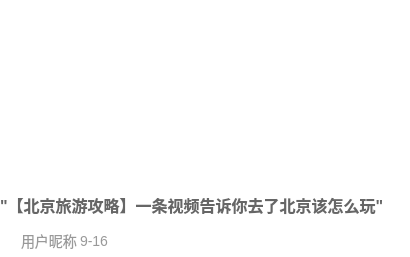
<?xml version="1.0" encoding="UTF-8"?>
<ui version="4.0">
 <class>VideoBox</class>
 <widget class="QWidget" name="VideoBox">
  <property name="enabled">
   <bool>true</bool>
  </property>
  <property name="geometry">
   <rect>
    <x>0</x>
    <y>0</y>
    <width>410</width>
    <height>257</height>
   </rect>
  </property>
  <property name="minimumSize">
   <size>
    <width>290</width>
    <height>257</height>
   </size>
  </property>
  <property name="maximumSize">
   <size>
    <width>410</width>
    <height>257</height>
   </size>
  </property>
  <property name="windowTitle">
   <string>Form</string>
  </property>
  <property name="styleSheet">
   <string notr="true">#VideoBox
{
 background-color:#FFFFFF;
}
</string>
  </property>
  <layout class="QVBoxLayout" name="verticalLayout">
   <property name="spacing">
    <number>0</number>
   </property>
   <property name="leftMargin">
    <number>0</number>
   </property>
   <property name="topMargin">
    <number>0</number>
   </property>
   <property name="rightMargin">
    <number>0</number>
   </property>
   <property name="bottomMargin">
    <number>0</number>
   </property>
   <item>
    <widget class="QWidget" name="imageBox" native="true">
     <property name="enabled">
      <bool>true</bool>
     </property>
     <property name="minimumSize">
      <size>
       <width>310</width>
       <height>174</height>
      </size>
     </property>
     <property name="maximumSize">
      <size>
       <width>249</width>
       <height>174</height>
      </size>
     </property>
     <property name="styleSheet">
      <string notr="true">#imageBox
{
 border-image:url(:/images/homePage/videoImage.png);
}
QLabel{
 color : #FFFFFF;
 border : none;
 font-size : 14px;
 font-family : 微软雅⿊;
}</string>
     </property>
     <layout class="QVBoxLayout" name="verticalLayout_2">
      <property name="spacing">
       <number>0</number>
      </property>
      <property name="leftMargin">
       <number>0</number>
      </property>
      <property name="topMargin">
       <number>12</number>
      </property>
      <property name="rightMargin">
       <number>0</number>
      </property>
      <property name="bottomMargin">
       <number>0</number>
      </property>
      <item>
       <spacer name="verticalSpacer">
        <property name="orientation">
         <enum>Qt::Orientation::Vertical</enum>
        </property>
        <property name="sizeHint" stdset="0">
         <size>
          <width>20</width>
          <height>113</height>
         </size>
        </property>
       </spacer>
      </item>
      <item>
       <widget class="QWidget" name="videoInfoBox" native="true">
        <property name="minimumSize">
         <size>
          <width>0</width>
          <height>46</height>
         </size>
        </property>
        <property name="maximumSize">
         <size>
          <width>16777215</width>
          <height>46</height>
         </size>
        </property>
        <layout class="QHBoxLayout" name="horizontalLayout">
         <property name="spacing">
          <number>0</number>
         </property>
         <property name="leftMargin">
          <number>0</number>
         </property>
         <property name="topMargin">
          <number>0</number>
         </property>
         <property name="rightMargin">
          <number>0</number>
         </property>
         <property name="bottomMargin">
          <number>0</number>
         </property>
         <item>
          <widget class="QWidget" name="playBox" native="true">
           <property name="minimumSize">
            <size>
             <width>100</width>
             <height>0</height>
            </size>
           </property>
           <property name="maximumSize">
            <size>
             <width>100</width>
             <height>16777215</height>
            </size>
           </property>
           <layout class="QHBoxLayout" name="horizontalLayout_2">
            <property name="spacing">
             <number>6</number>
            </property>
            <property name="leftMargin">
             <number>16</number>
            </property>
            <property name="topMargin">
             <number>0</number>
            </property>
            <property name="rightMargin">
             <number>0</number>
            </property>
            <property name="bottomMargin">
             <number>0</number>
            </property>
            <item>
             <widget class="QLabel" name="playLabel">
              <property name="minimumSize">
               <size>
                <width>20</width>
                <height>20</height>
               </size>
              </property>
              <property name="maximumSize">
               <size>
                <width>20</width>
                <height>20</height>
               </size>
              </property>
              <property name="styleSheet">
               <string notr="true">#playLabel{
 border-image : url(&quot;:/images/homePage/bofang.png&quot;)
}
</string>
              </property>
              <property name="text">
               <string/>
              </property>
             </widget>
            </item>
            <item>
             <widget class="QLabel" name="playNum">
              <property name="text">
               <string>26.1万</string>
              </property>
             </widget>
            </item>
           </layout>
          </widget>
         </item>
         <item>
          <widget class="QWidget" name="likeBox" native="true">
           <property name="minimumSize">
            <size>
             <width>100</width>
             <height>0</height>
            </size>
           </property>
           <property name="maximumSize">
            <size>
             <width>100</width>
             <height>16777215</height>
            </size>
           </property>
           <layout class="QHBoxLayout" name="horizontalLayout_3">
            <property name="spacing">
             <number>6</number>
            </property>
            <property name="leftMargin">
             <number>0</number>
            </property>
            <property name="topMargin">
             <number>0</number>
            </property>
            <property name="rightMargin">
             <number>0</number>
            </property>
            <property name="bottomMargin">
             <number>0</number>
            </property>
            <item>
             <widget class="QLabel" name="likeImage">
              <property name="minimumSize">
               <size>
                <width>20</width>
                <height>20</height>
               </size>
              </property>
              <property name="maximumSize">
               <size>
                <width>20</width>
                <height>20</height>
               </size>
              </property>
              <property name="styleSheet">
               <string notr="true">#likeImage{
 border-image : url(&quot;:/images/homePage/dainzan.png&quot;);
}
</string>
              </property>
              <property name="text">
               <string/>
              </property>
             </widget>
            </item>
            <item>
             <widget class="QLabel" name="likeNum">
              <property name="text">
               <string>1226</string>
              </property>
             </widget>
            </item>
           </layout>
          </widget>
         </item>
         <item>
          <widget class="QWidget" name="timeBox" native="true">
           <layout class="QHBoxLayout" name="horizontalLayout_4">
            <property name="spacing">
             <number>0</number>
            </property>
            <property name="leftMargin">
             <number>0</number>
            </property>
            <property name="topMargin">
             <number>0</number>
            </property>
            <property name="rightMargin">
             <number>12</number>
            </property>
            <property name="bottomMargin">
             <number>0</number>
            </property>
            <item>
             <spacer name="horizontalSpacer">
              <property name="orientation">
               <enum>Qt::Orientation::Horizontal</enum>
              </property>
              <property name="sizeHint" stdset="0">
               <size>
                <width>58</width>
                <height>20</height>
               </size>
              </property>
             </spacer>
            </item>
            <item>
             <widget class="QLabel" name="videoDuration">
              <property name="text">
               <string>25:52</string>
              </property>
             </widget>
            </item>
           </layout>
          </widget>
         </item>
        </layout>
       </widget>
      </item>
     </layout>
    </widget>
   </item>
   <item>
    <widget class="QWidget" name="videoTitleBox" native="true">
     <property name="minimumSize">
      <size>
       <width>0</width>
       <height>42</height>
      </size>
     </property>
     <property name="maximumSize">
      <size>
       <width>16777215</width>
       <height>42</height>
      </size>
     </property>
     <layout class="QHBoxLayout" name="horizontalLayout_5">
      <property name="spacing">
       <number>0</number>
      </property>
      <property name="leftMargin">
       <number>0</number>
      </property>
      <property name="topMargin">
       <number>0</number>
      </property>
      <property name="rightMargin">
       <number>6</number>
      </property>
      <property name="bottomMargin">
       <number>0</number>
      </property>
      <item>
       <widget class="QLabel" name="videoTitle">
        <property name="styleSheet">
         <string notr="true">#videoTitle{
 color : #666666;
 font-weight : bold;
 font-size : 16px;
 font-family : 微软雅⿊;
}
</string>
        </property>
        <property name="text">
         <string>&quot;【北京旅游攻略】⼀条视频告诉你去了北京该怎么玩&quot;</string>
        </property>
       </widget>
      </item>
     </layout>
    </widget>
   </item>
   <item>
    <widget class="QWidget" name="userBox" native="true">
     <property name="minimumSize">
      <size>
       <width>0</width>
       <height>19</height>
      </size>
     </property>
     <property name="maximumSize">
      <size>
       <width>16777215</width>
       <height>19</height>
      </size>
     </property>
     <property name="styleSheet">
      <string notr="true">QLabel{
 color : #999999;
 font-size : 14px;
 font-family : 微软雅⿊;
}
</string>
     </property>
     <layout class="QHBoxLayout" name="horizontalLayout_6">
      <property name="spacing">
       <number>3</number>
      </property>
      <property name="leftMargin">
       <number>0</number>
      </property>
      <property name="topMargin">
       <number>0</number>
      </property>
      <property name="rightMargin">
       <number>0</number>
      </property>
      <property name="bottomMargin">
       <number>0</number>
      </property>
      <item>
       <widget class="QLabel" name="userIcon">
        <property name="minimumSize">
         <size>
          <width>18</width>
          <height>18</height>
         </size>
        </property>
        <property name="maximumSize">
         <size>
          <width>18</width>
          <height>18</height>
         </size>
        </property>
        <property name="styleSheet">
         <string notr="true">#userIcon{
 border-image: url(&quot;:/images/homePage/touxiang.png&quot;);
}
</string>
        </property>
        <property name="text">
         <string/>
        </property>
       </widget>
      </item>
      <item>
       <widget class="QLabel" name="userNikeName">
        <property name="text">
         <string>用户昵称</string>
        </property>
       </widget>
      </item>
      <item>
       <widget class="QLabel" name="loadUpTime">
        <property name="text">
         <string>9-16</string>
        </property>
       </widget>
      </item>
      <item>
       <spacer name="horizontalSpacer_2">
        <property name="orientation">
         <enum>Qt::Orientation::Horizontal</enum>
        </property>
        <property name="sizeHint" stdset="0">
         <size>
          <width>268</width>
          <height>16</height>
         </size>
        </property>
       </spacer>
      </item>
      <item>
       <widget class="QPushButton" name="delVideoBtn">
        <property name="minimumSize">
         <size>
          <width>24</width>
          <height>24</height>
         </size>
        </property>
        <property name="maximumSize">
         <size>
          <width>24</width>
          <height>24</height>
         </size>
        </property>
        <property name="styleSheet">
         <string notr="true">#delVideoBtn 
{ 
 border:none;
 background:transparent; 
 border-image:url(:/images/myself/gengduo.png);
}
</string>
        </property>
        <property name="text">
         <string/>
        </property>
       </widget>
      </item>
     </layout>
    </widget>
   </item>
  </layout>
 </widget>
 <resources/>
 <connections/>
</ui>
